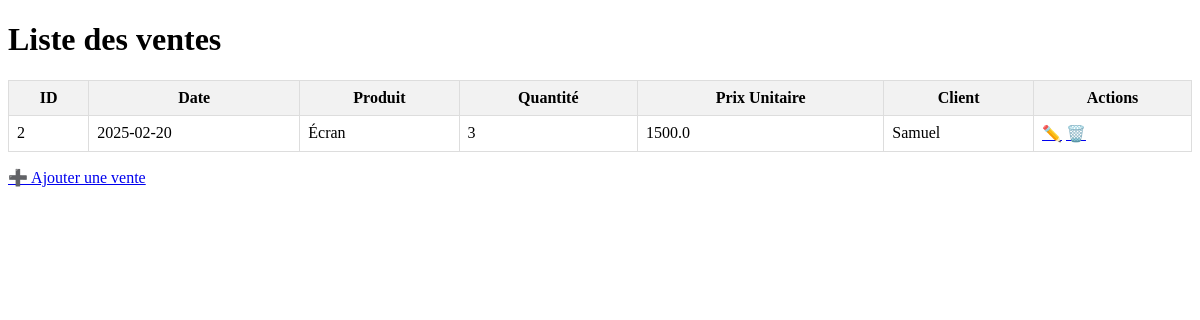
Before: / with the older database file.
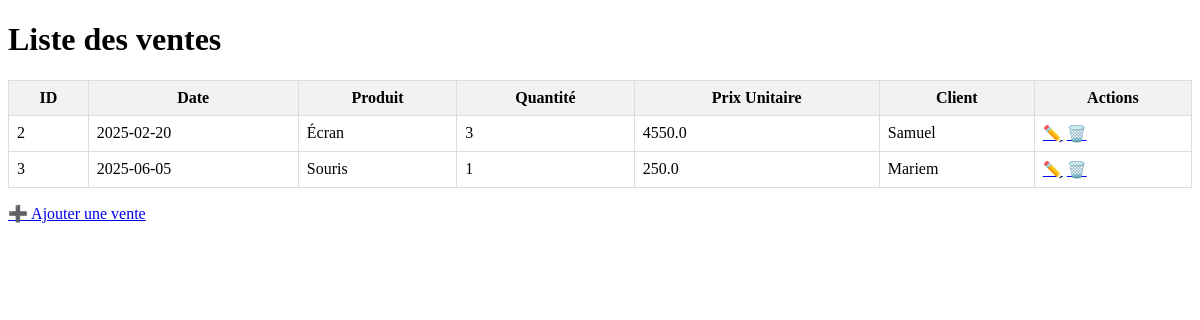
After: the same page with the newer database file.
### tables this page shows
CREATE TABLE ventes (
    id INTEGER PRIMARY KEY AUTOINCREMENT,
    date TEXT,
    produit TEXT,
    quantite INTEGER,
    prix_unitaire REAL,
    client TEXT
);

### app.py (the view)
@app.route('/')
def index():
    ventes = get_all_ventes()
    return render_template('index.html', ventes=ventes)

### app.py (called while the page is built)
def get_all_ventes():
    conn = sqlite3.connect("db/ventes.db")
    conn.row_factory = sqlite3.Row #Accéder aux colonnes
    cursor = conn.cursor()
    cursor.execute("SELECT * FROM ventes")
    ventes = cursor.fetchall()
    conn.close()
    return ventes

### templates/index.html (shortened to what this page needs)
<!DOCTYPE html>
<html>
<head>
</head>
<body>
    <h1>Liste des ventes</h1>
    {% if ventes %}
        <table>
            <tr>
                <th>ID</th>
                <th>Date</th>
                <th>Produit</th>
                <th>Quantité</th>
                <th>Prix Unitaire</th>
                <th>Client</th>
                <th>Actions</th>
            </tr>
            {% for vente in ventes %}
            <tr>
                <td>{{ vente.id }}</td>
                <td>{{ vente.date }}</td>
                <td>{{ vente.produit }}</td>
                <td>{{ vente.quantite }}</td>
                <td>{{ vente.prix_unitaire }}</td>
                <td>{{ vente.client }}</td>
                <td>
                    <a href="{{ url_for('modifier', id=vente.id) }}">✏️</a>
                    <a href="{{ url_for('supprimer', id=vente.id) }}" onclick="return confirm('Supprimer cette vente ?');">🗑️</a>
                </td>
            </tr>
            {% endfor %}
        </table>
    {% else %}
        <p>Aucune vente enregistrée.</p>
    {% endif %}
    <p><a href="{{ url_for('ajouter') }}">➕ Ajouter une vente</a></p>
</body>
</html>

### templates/index.html (style rules this page uses)
table { border-collapse: collapse; width: 100%; margin-top: 20px; }
th, td { border: 1px solid #ddd; padding: 8px; }
th { background-color: #f2f2f2; }

Changed rows visible on the page:
changed ventes "Écran": prix_unitaire "1500.0" → "4550.0"
added ventes: id "3", date "2025-06-05", produit "Souris", quantite "1", prix_unitaire "250.0", client "Mariem"
